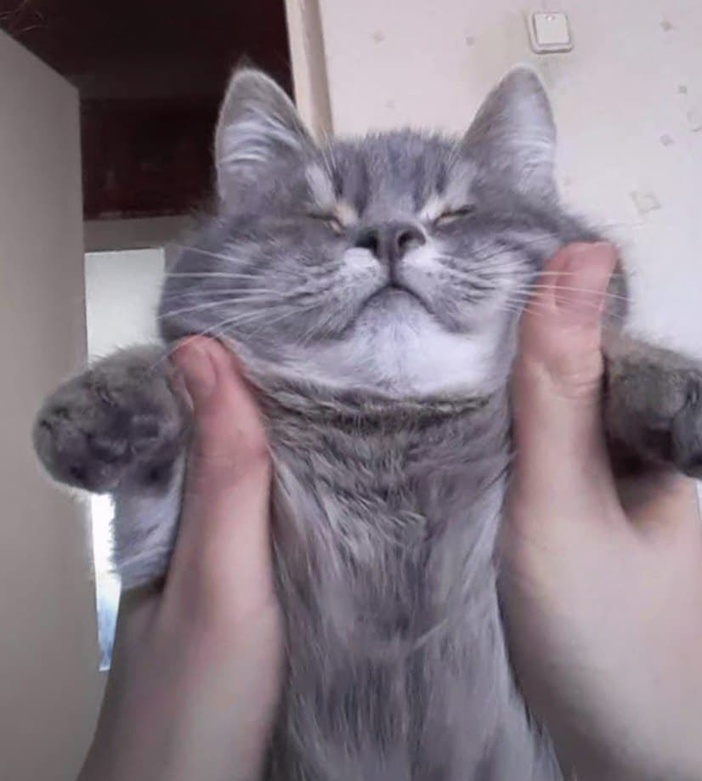
#> input picture hw1/cote.jpg, 702 x 781 px, shrunk from 826 x 919 before the run
$ jupyter execute Homework.ipynb
#> lines starting #> are read from the running program, lines starting #| are printed output that depends on the picture
# HOMEWORK 1

After the installation of Anaconda, jupyter notebook and the required virtual environment, you will have to test that everything has been set up correctly. For that purpose, you will have to execute the following code and run it without errors.

The code loads an image and creates a picture collage consisting of 4 pictures. Each of the four pictures is a version of the original image with the colour channels swapped.

You will have to also finish some part of the code :-)

[cell 1]
import cv2
import numpy as np
from matplotlib import pyplot as plt
plt.rcParams['figure.figsize'] = [15, 10]

[cell 2]
# Load an image (you can freely chose any image you like)
img = cv2.imread(r"cote.jpg")
#> img is the input picture: shape (781, 702, 3); mean B, G, R 131.8, 122.7, 133.7
# Convert it to RGB
img = cv2.cvtColor(img, cv2.COLOR_BGR2RGB)
# Plot it
plt.imshow(img)

Let's make a collage.

[cell 3]
# Split the image into the three colour channels
red, green, blue = cv2.split(img)

# Compose the image in the RGB colour space
img1 = cv2.merge([red, green, blue])

# Compose the image in the RBG colour space
img2 = cv2.merge([red, blue, green])

# Compose the image in the GRB colour space
img3 = cv2.merge([green, red, blue])

# Compose the image in the BGR colour space
img4 =cv2.merge([blue, green, red])

# Create the collage
out1 = np.hstack([img1, img2])
out2 = np.hstack([img3, img4])
out = np.vstack([out1, out2])

# Plot the collage
plt.imshow(out)
plt.axis(False)

And now you are going to make a simple geometric collage. You need to flip your image both horizontally and vertically to obtain the following result.

You can flip the images "manually" buat you might also find useful the numpy functions [fliplr](https://numpy.org/doc/stable/reference/generated/numpy.fliplr.html) and [flipud](https://numpy.org/doc/stable/reference/generated/numpy.flipud.html) ;-).

[cell 4]
# Load an image (you can freely chose any image you like)
img = cv2.imread("omakuchen.jpg")
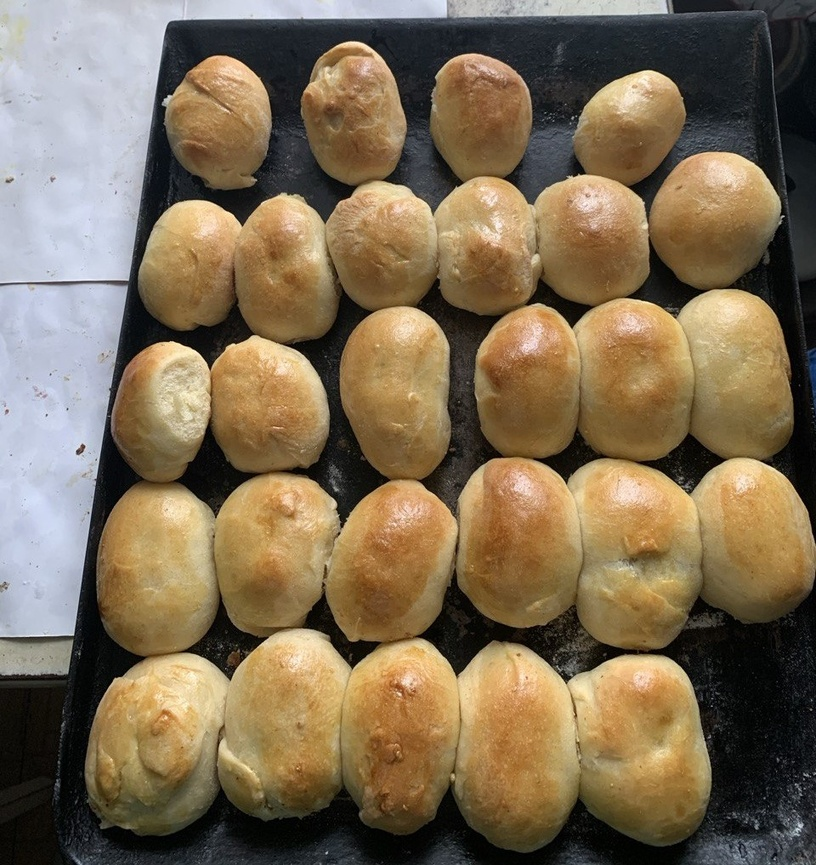
#> input picture hw1/omakuchen.jpg, 816 x 865 px, shrunk from 960 x 1017 before the run
#> img is the input picture: shape (865, 816, 3); mean B, G, R 83.9, 108.9, 126.2
# Convert it to RGB
img = cv2.cvtColor(img, cv2.COLOR_BGR2RGB)

# Create the collage
img1 = img
img2 = np.fliplr(img)
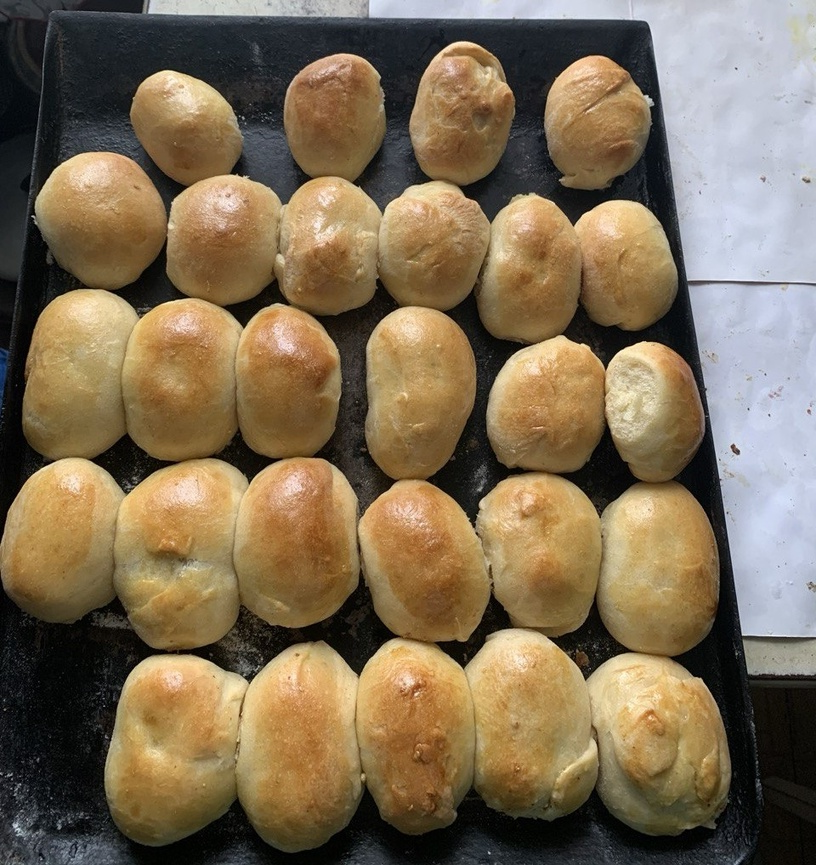
#> img2: shape (865, 816, 3); mean R, G, B 126.2, 108.9, 83.9

img3 = np.flipud(img)
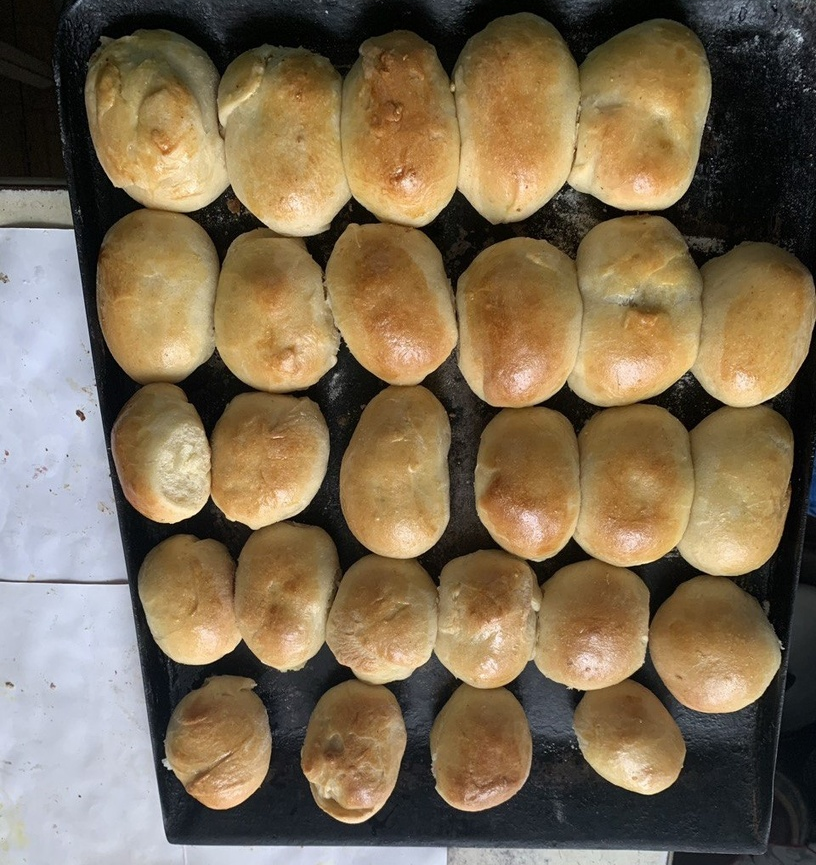
#> img3: shape (865, 816, 3); mean R, G, B 126.2, 108.9, 83.9
img4 = np.fliplr(img3)
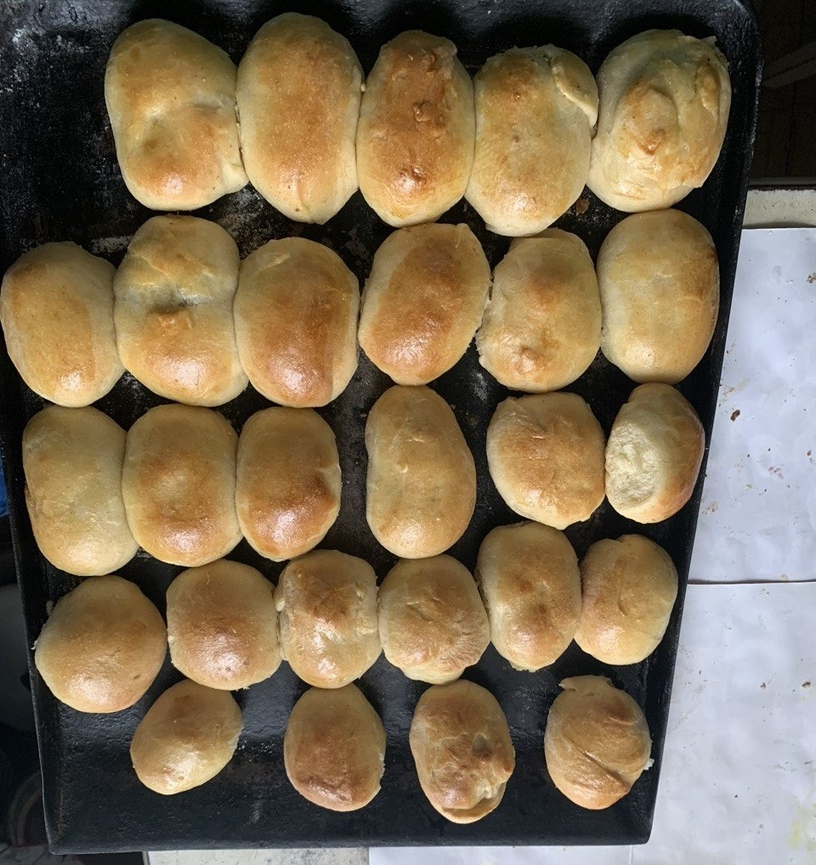
#> img4: shape (865, 816, 3); mean R, G, B 126.2, 108.9, 83.9

# Make a collage
out1 = np.hstack([img1, img2])
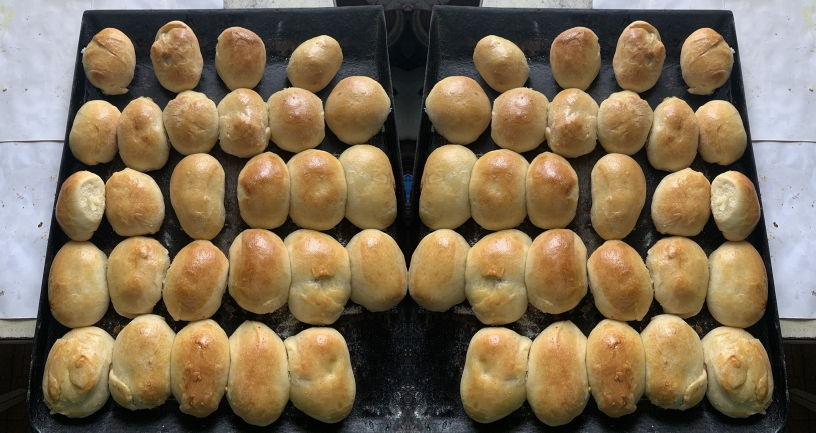
#> out1: shape (865, 1632, 3) (shown at 1/2 size); mean R, G, B 126.2, 108.9, 83.9
out2 = np.hstack([img3, img4])
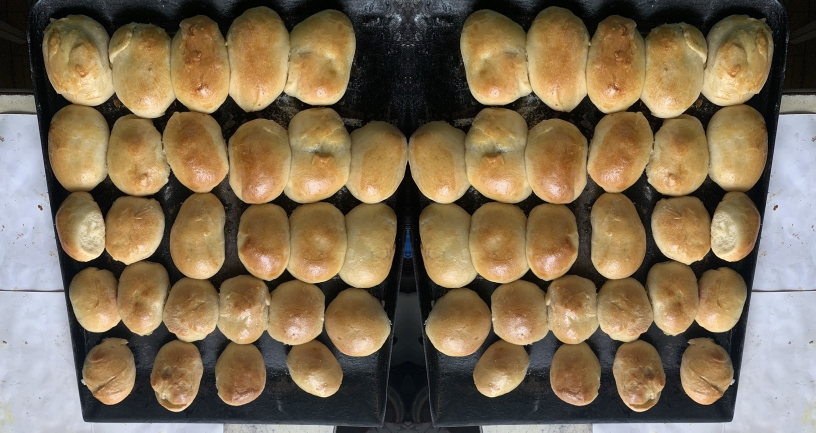
#> out2: shape (865, 1632, 3) (shown at 1/2 size); mean R, G, B 126.2, 108.9, 83.9
out = np.vstack([out1, out2])
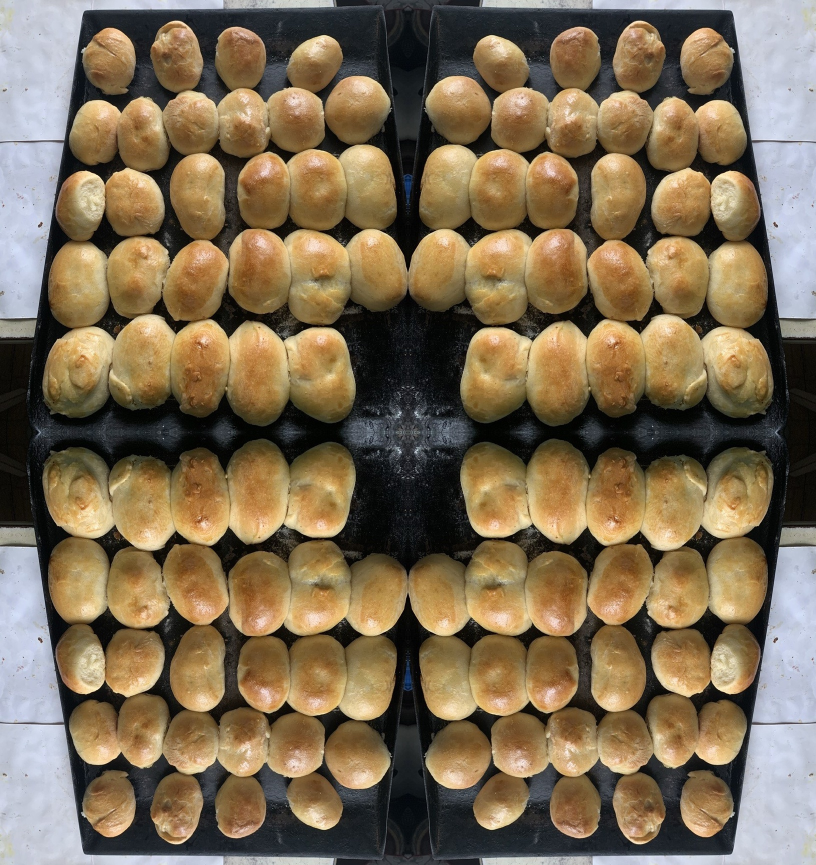
#> out: shape (1730, 1632, 3) (shown at 1/2 size); mean R, G, B 126.2, 108.9, 83.9

# Plot the collage
# plot
plt.axis('off')
plt.imshow(out)
